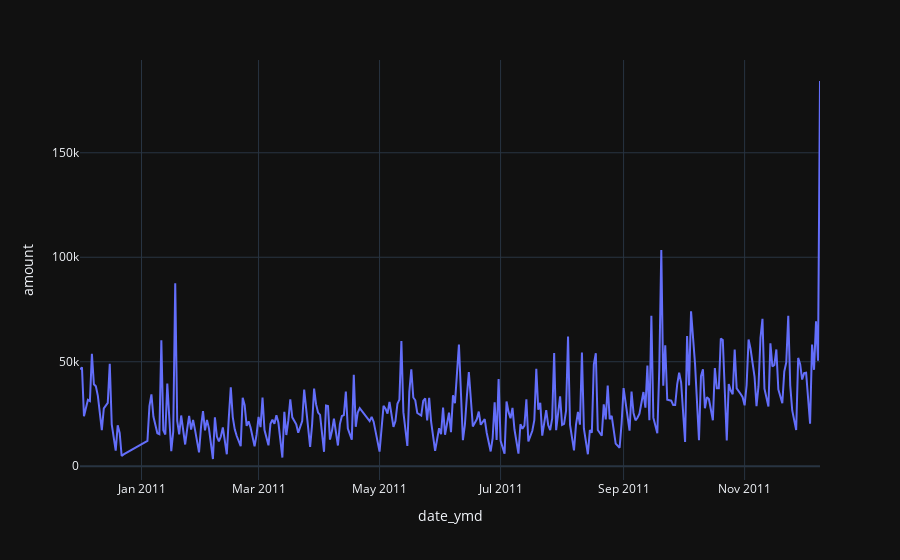

The notebook cell saved with this chart:
### Code cell
amount_by_date = df.groupby("date_ymd")["amount"].sum().reset_index()
amount_by_date

fig = px.line(amount_by_date, x="date_ymd", y="amount", template="plotly_dark")
fig.show()

### Figure 1 — Plotly figure (JSON) as saved in the notebook; plotly's stock layout.template omitted (floating-point values rounded to 4 significant figures; data arrays with more than 128 entries replaced by an {"elided": "..."} marker saying what was removed)
{"data": [{"hovertemplate": "date_ymd=%{x}<br>amount=%{y}<extra></extra>", "legendgroup": "", "line": {"color": "#636efa", "dash": "solid"}, "marker": {"symbol": "circle"}, "mode": "lines", "name": "", "orientation": "v", "showlegend": false, "type": "scatter", "x": {"elided": "305 str values"}, "xaxis": "x", "y": {"elided": "305 float values"}, "yaxis": "y"}], "layout": {"legend": {"tracegroupgap": 0}, "margin": {"t": 60}, "xaxis": {"anchor": "y", "domain": [0, 1], "title": {"text": "date_ymd"}}, "yaxis": {"anchor": "x", "domain": [0, 1], "title": {"text": "amount"}}}}
